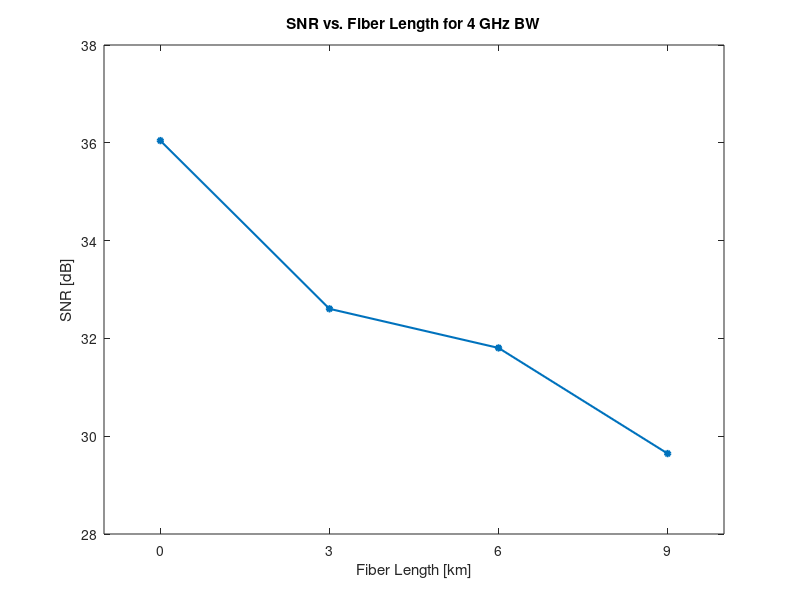

Write MATLAB code to recreate this figure.
clearvars; close all; clc;

save = 0;

% Q = load('lab4_Q_nofiber_nomod.mat').Q_factor;
% Q_m = load('lab4_Q_nofiber_mod.mat').Q_factor;
% Q_m_f = load('lab4_Q_fiber_mod.mat').Q_factor;
% 
% BER = load('lab4_BER_nofiber_nomod.mat').BER;
% BER_m = load('lab4_BER_nofiber_mod.mat').BER;
% BER_m_f = load('lab4_BER_fiber_mod.mat').BER;
% 
% freq = [4, 3, 2];
% 
% Q = reshape(Q, [3, 3]);
% Q_m = reshape(Q_m, [3, 3]);
% Q_m_f = reshape(Q_m_f, [3, 3]);
% 
% BER = reshape(BER, [3, 3]);
% BER_m = reshape(BER_m, [3, 3]);
% BER_m_f = reshape(BER_m_f, [3, 3]);
% 
% h = figure();
% set(h,'WindowStyle','docked');
% 
% C = {[0, 0.4470, 0.7410], [0.8500, 0.3250, 0.0980], [0.9290, 0.6940, 0.1250]};
% for i = 1:3
%     plot(freq, Q_m(:, i), '-o', ...
%         'Linewidth', 1.5, ...
%         'color', C{i}, ...
%         'MarkerEdgeColor', C{i},...
%         'MarkerFaceColor', C{i}, ...
%         'MarkerSize', 4); hold on;
%     plot(freq, Q(:, i), '--o', ...
%         'Linewidth', 1.5, ...
%         'color', C{i}, ...
%         'MarkerEdgeColor', C{i},...
%         'MarkerFaceColor', C{i}, ...
%         'MarkerSize', 4); hold on;
% end
% set ( gca, 'xdir', 'reverse' );
% xlim([1.8, 4.2]);
% xticks([2, 3, 4]);
% ylim([1, 18]);
% title("Q factor for varying Signal Frequencies and Scope Bandwidths")
% xlabel("Scope Bandwidth [GHz] (Decreasing)");
% ylabel("Q-factor");
% legend("2 GHz Signal w/ Mod", ...
%     "2 GHz Signal w/ no Mod", ...
%     "3 GHz Signal w/ Mod", ...
%     "3 GHz Signal w/ no Mod", ...
%     "4 GHz Signal w/ Mod", ...
%     "4 GHz Signal w/ no Mod");
% if(save)
%     print -depsc q_mod_compare
% end
% 
% 
% h = figure();
% set(h,'WindowStyle','docked');
% 
% C = {[0, 0.4470, 0.7410], [0.8500, 0.3250, 0.0980], [0.9290, 0.6940, 0.1250]};
% for i = 1:3
%     semilogy(freq, BER_m(:, i), '-o', ...
%         'Linewidth', 1.5, ...
%         'color', C{i}, ...
%         'MarkerEdgeColor', C{i},...
%         'MarkerFaceColor', C{i}, ...
%         'MarkerSize', 4); hold on;
%     semilogy(freq, BER(:, i), '--o', ...
%         'Linewidth', 1.5, ...
%         'color', C{i}, ...
%         'MarkerEdgeColor', C{i},...
%         'MarkerFaceColor', C{i}, ...
%         'MarkerSize', 4); hold on;
% end
% set ( gca, 'xdir', 'reverse' );
% xlim([1.8, 4.2]);
% xticks([2, 3, 4]);
% % ylim([1, 18]);
% title("BER for varying Signal Frequencies and Scope Bandwidths")
% xlabel("Scope Bandwidth [GHz] (Decreasing)");
% ylabel("BER");
% legend("2 GHz Signal w/ Mod", ...
%     "2 GHz Signal w/ no Mod", ...
%     "3 GHz Signal w/ Mod", ...
%     "3 GHz Signal w/ no Mod", ...
%     "4 GHz Signal w/ Mod", ...
%     "4 GHz Signal w/ no Mod",...
%     'Location', 'Southeast');
% 
% if(save)
%     print -depsc ber_mod_compare
% end
% 
% h = figure();
% set(h,'WindowStyle','docked');
% 
% for i = 1:3
%     semilogy(freq, BER_m(:, i), '-o', ...
%         'Linewidth', 1.5, ...
%         'color', C{i}, ...
%         'MarkerEdgeColor', C{i},...
%         'MarkerFaceColor', C{i}, ...
%         'MarkerSize', 4); hold on;
%     semilogy(freq, BER(:, i), '--o', ...
%         'Linewidth', 1.5, ...
%         'color', C{i}, ...
%         'MarkerEdgeColor', C{i},...
%         'MarkerFaceColor', C{i}, ...
%         'MarkerSize', 4); hold on;
% end
% set ( gca, 'xdir', 'reverse' );
% xlim([1.8, 4.2]);
% xticks([2, 3, 4]);
% ylim([1e-30, 1]);
% title("BER for varying Signal Frequencies and Scope Bandwidths")
% xlabel("Scope Bandwidth [GHz] (Decreasing)");
% ylabel("BER");
% legend("2 GHz Signal w/ Mod", ...
%     "2 GHz Signal w/ no Mod", ...
%     "3 GHz Signal w/ Mod", ...
%     "3 GHz Signal w/ no Mod", ...
%     "4 GHz Signal w/ Mod", ...
%     "4 GHz Signal w/ no Mod",...
%     'Location', 'South');
% 
% if(save)
%     print -depsc ber_mod_compare_zoom
% end
% 
% h = figure();
% set(h,'WindowStyle','docked');
% 
% freq = [2, 3, 4];
% 
% for i = 1:3
%     plot(freq, Q_m(i, :), '-o', ...
%         'Linewidth', 1.5, ...
%         'color', C{i}, ...
%         'MarkerEdgeColor', C{i},...
%         'MarkerFaceColor', C{i}, ...
%         'MarkerSize', 4); hold on;
%     plot(freq, Q(i, :), '--o', ...
%         'Linewidth', 1.5, ...
%         'color', C{i}, ...
%         'MarkerEdgeColor', C{i},...
%         'MarkerFaceColor', C{i}, ...
%         'MarkerSize', 4); hold on;
% end
% % set ( gca, 'xdir', 'reverse' );
% xlim([1.8, 4.2]);
% xticks([2, 3, 4]);
% ylim([1, 18]);
% title({"Q factor vs. Signal Frequencies at varying", "Scope Bandwidths and Signal Modulation"})
% xlabel("Signal Frequency [GHz]");
% ylabel("Q Factor");
% legend("4 GHz BW w/ Mod", ...
%     "4 GHz BW w/ no Mod", ...
%     "3 GHz BW w/ Mod", ...
%     "3 GHz BW w/ no Mod", ...
%     "2 GHz BW w/ Mod", ...
%     "2 GHz BW w/ no Mod");
% 
% if(save)
%     print -depsc q_mod_compare_SIGFreq
% end
% 
% h = figure();
% set(h,'WindowStyle','docked');
% 
% freq = [2, 3, 4];
% 
% for i = 1:3
%     semilogy(freq, BER_m(i, :), '-o', ...
%         'Linewidth', 1.5, ...
%         'color', C{i}, ...
%         'MarkerEdgeColor', C{i},...
%         'MarkerFaceColor', C{i}, ...
%         'MarkerSize', 4); hold on;
%     semilogy(freq, BER(i, :), '--o', ...
%         'Linewidth', 1.5, ...
%         'color', C{i}, ...
%         'MarkerEdgeColor', C{i},...
%         'MarkerFaceColor', C{i}, ...
%         'MarkerSize', 4); hold on;
% end
% % set ( gca, 'xdir', 'reverse' );
% xlim([1.8, 4.2]);
% xticks([2, 3, 4]);
% % ylim([1, 18]);
% title({"BER vs. Signal Frequencies at varying", "Scope Bandwidths and Signal Modulation"})
% xlabel("Signal Frequency [GHz]");
% ylabel("BER");
% legend("4 GHz BW w/ Mod", ...
%     "4 GHz BW w/ no Mod", ...
%     "3 GHz BW w/ Mod", ...
%     "3 GHz BW w/ no Mod", ...
%     "2 GHz BW w/ Mod", ...
%     "2 GHz BW w/ no Mod", ...
%     'Location', 'Southeast');
% 
% if(save)
%     print -depsc ber_mod_compare_SIGFreq
% end
% 
% h = figure();
% set(h,'WindowStyle','docked');
% 
% fiber_L = [0, 3, 6, 9];
% a=1;
% for i = 1:3
%     if(i ~= 3)
%         plot(fiber_L, [Q_m(a, 1), Q_m_f(i, :)], '-o', ...
%             'Linewidth', 1.5, ...
%             'color', C{i}, ...
%             'MarkerEdgeColor', C{i},...
%             'MarkerFaceColor', C{i}, ...
%             'MarkerSize', 4); hold on;
%         a = a+2;
%     else
%         plot(fiber_L(2:end), Q_m_f(i, :), '-o', ...
%             'Linewidth', 1.5, ...
%             'color', C{i}, ...
%             'MarkerEdgeColor', C{i},...
%             'MarkerFaceColor', C{i}, ...
%             'MarkerSize', 4); hold on;
%     end
% end
% xlim([-1, 10]);
% xticks([0, 3, 6, 9]);
% title("Q factor vs. Fiber Length")
% xlabel("Fiber Length [km]");
% ylabel("Q Factor");
% legend("4 GHz BW", ...
%     "2 GHz BW", ...
%     "1 GHz BW", ...
%     'Location', 'East');
% 
% if(save)
%     print -depsc q_fiberL
% end
% 
% h = figure();
% set(h,'WindowStyle','docked');
% 
% fiber_L = [0, 3, 6, 9];
% a=1;
% for i = 1:3
%     if(i ~= 3)
%         semilogy(fiber_L, [BER_m(a, 1), BER_m_f(i, :)], '-o', ...
%             'Linewidth', 1.5, ...
%             'color', C{i}, ...
%             'MarkerEdgeColor', C{i},...
%             'MarkerFaceColor', C{i}, ...
%             'MarkerSize', 4); hold on;
%         a = a+2;
%     else
%         semilogy(fiber_L(2:end), BER_m_f(i, :), '-o', ...
%             'Linewidth', 1.5, ...
%             'color', C{i}, ...
%             'MarkerEdgeColor', C{i},...
%             'MarkerFaceColor', C{i}, ...
%             'MarkerSize', 4); hold on;
%     end
% end
% xlim([-1, 10]);
% xticks([0, 3, 6, 9]);
% title("BER vs. Fiber Length")
% xlabel("Fiber Length [km]");
% ylabel("BER");
% legend("4 GHz BW", ...
%     "2 GHz BW", ...
%     "1 GHz BW", ...
%     'Location', 'East');
% 
% if(save)
%     print -depsc BER_fiberL
% end

h = figure();
set(h,'WindowStyle','docked');

fiberL = [0, 3, 6, 9];
PoutdB = [-5.1, -6.82, -7.22, -8.30]; % dBm

k = 1.380649e-23;
q = 1.60217e-19;
T = 300;
RL = 50;
delF = 12.5e9;
R = 0.59;

Pout = 10.^(PoutdB./10) * 1e-3;
NF = 3;
Fn = 10^(NF/10);

SNR = (R.*Pout).^2 ./ (4 * k * T / RL * delF * Fn);

plot(fiberL, 10*log10(SNR), '-o', ...
            'Linewidth', 1.5, ...
            'color', [0, 0.4470, 0.7410], ...
            'MarkerEdgeColor', [0, 0.4470, 0.7410],...
            'MarkerFaceColor', [0, 0.4470, 0.7410], ...
            'MarkerSize', 4); hold on;
title("SNR vs. Fiber Length for 4 GHz BW");
xlabel("Fiber Length [km]");
ylabel("SNR [dB]");
xlim([-1, 10]);
% ylim([34, 42]);
xticks([0, 3, 6, 9]);

%
% k = 1.380649e-23;
% q = 1.60217e-19;
% T = 300;
% RL = 50;
% delF = 12.5e9;
% R = 0.59;
% 
% Pout = 10.^(PoutdB./10) * 1e-3;
% NF = 3;
% Fn = 10^(NF/10);
% 
% SNR = (R.*Pout).^2 ./ (4 * k * T / RL * delF * Fn);
% 
% Q = 2;
% SNR = 2*Q^2;
% Pout = sqrt(SNR * (4 * k * T / RL * delF * Fn)) /  R
% 
% PdB = 10*log10(Pout/1e-3)
% 
% if(save)
%     print -depsc SNR_fiberL
% end
% 
% rex = 10^(-3/10)
% % rex = 0;
% Psens = Q/R * ((1+rex)/(1-rex)) * (sqrt(4*k*T*Fn*delF / RL))
% 
% PdB = 10*log10(Psens/1e-3)
